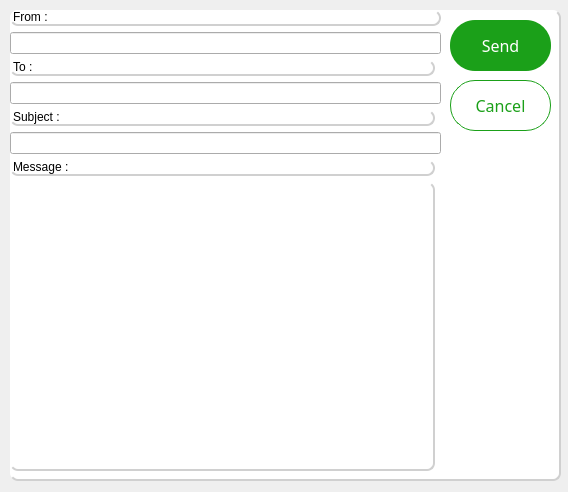
<?xml version="1.0" encoding="UTF-8"?>
<ui version="4.0">
 <class>email</class>
 <widget class="QDialog" name="email">
  <property name="geometry">
   <rect>
    <x>0</x>
    <y>0</y>
    <width>568</width>
    <height>492</height>
   </rect>
  </property>
  <property name="windowTitle">
   <string>Dialog</string>
  </property>
  <widget class="QFrame" name="stat1_2">
   <property name="geometry">
    <rect>
     <x>10</x>
     <y>10</y>
     <width>551</width>
     <height>471</height>
    </rect>
   </property>
   <property name="styleSheet">
    <string notr="true">QFrame {
    background-color: white; /* Background color for the frame */
    border: none;            /* No border for the frame */
    border-bottom: 2px solid #d0d0d0; /* Bottom border */
    border-right: 2px solid #d0d0d0;  /* Right border */
    border-radius: 8px;     /* Rounded corners */
}
</string>
   </property>
   <property name="frameShape">
    <enum>QFrame::StyledPanel</enum>
   </property>
   <property name="frameShadow">
    <enum>QFrame::Raised</enum>
   </property>
   <widget class="QPushButton" name="send">
    <property name="geometry">
     <rect>
      <x>440</x>
      <y>10</y>
      <width>101</width>
      <height>51</height>
     </rect>
    </property>
    <property name="styleSheet">
     <string notr="true">*{
background:#1ba019;
border-radius:25px;
color:white;
font-family: Lexend;
font-size:16px;
}
QPushButton:hover
{
background:#00b521;
color:white;
border-left:3px solid #1BA019 ; 
border-color:none;
border-radius:25px;




}
QPushButton:pressed
{
background:#013220;
color:black;
border-radius:25px;
color:white;
font-family: Lexend;
font-size:16px;
border-radius:10px;
border-left:3.5px solid #1BA019 ; 


/*background: qlineargradient(x1: 0, y1: 0, x2: 0, y2: 1,
                                stop: 0 #ffffff, stop: 1 #dcdcdc);*/
}</string>
    </property>
    <property name="text">
     <string>Send</string>
    </property>
   </widget>
   <widget class="QPushButton" name="cancel">
    <property name="geometry">
     <rect>
      <x>440</x>
      <y>70</y>
      <width>101</width>
      <height>51</height>
     </rect>
    </property>
    <property name="styleSheet">
     <string notr="true">*{
border-radius:25px;
color:#1ba019;
font-family: Lexend;
font-size:16px;
border-color: rgb(27, 160, 25);
border-width : 1.2px;
border-style:solid;
background-color:white;
}
QPushButton:hover
{
background:white;
color:#00b521;
border-left:3px solid #00b521 ; 
border-color:none;
border-radius:25px;
}
QPushButton:pressed
{
background:#013220;
color:#1ba019;
border-radius:25px;
font-family: Lexend;
font-size:16px;
border-left:3.2px solid #1BA019 ; 


/*background: qlineargradient(x1: 0, y1: 0, x2: 0, y2: 1,
                                stop: 0 #ffffff, stop: 1 #dcdcdc);*/
}</string>
    </property>
    <property name="text">
     <string>Cancel</string>
    </property>
   </widget>
   <widget class="QWidget" name="gridLayoutWidget">
    <property name="geometry">
     <rect>
      <x>0</x>
      <y>0</y>
      <width>431</width>
      <height>461</height>
     </rect>
    </property>
    <layout class="QGridLayout" name="gridLayout">
     <item row="7" column="0">
      <widget class="QLabel" name="label_4">
       <property name="styleSheet">
        <string notr="true">color:black;</string>
       </property>
       <property name="text">
        <string>Message :</string>
       </property>
      </widget>
     </item>
     <item row="3" column="0">
      <widget class="QLabel" name="label_2">
       <property name="styleSheet">
        <string notr="true">color:black;</string>
       </property>
       <property name="text">
        <string>To :</string>
       </property>
      </widget>
     </item>
     <item row="4" column="0" colspan="2">
      <widget class="QLineEdit" name="toLineEdit"/>
     </item>
     <item row="5" column="0">
      <widget class="QLabel" name="label_3">
       <property name="styleSheet">
        <string notr="true">color:black;</string>
       </property>
       <property name="text">
        <string>Subject :</string>
       </property>
      </widget>
     </item>
     <item row="6" column="0" colspan="2">
      <widget class="QLineEdit" name="subjectLineEdit"/>
     </item>
     <item row="1" column="0" colspan="2">
      <widget class="QLabel" name="label">
       <property name="styleSheet">
        <string notr="true">color:black;</string>
       </property>
       <property name="text">
        <string>From :</string>
       </property>
      </widget>
     </item>
     <item row="2" column="0" colspan="2">
      <widget class="QLineEdit" name="fromLineEdit"/>
     </item>
     <item row="8" column="0">
      <widget class="QTextEdit" name="messageTextEdit"/>
     </item>
    </layout>
   </widget>
  </widget>
 </widget>
 <resources/>
 <connections/>
</ui>
